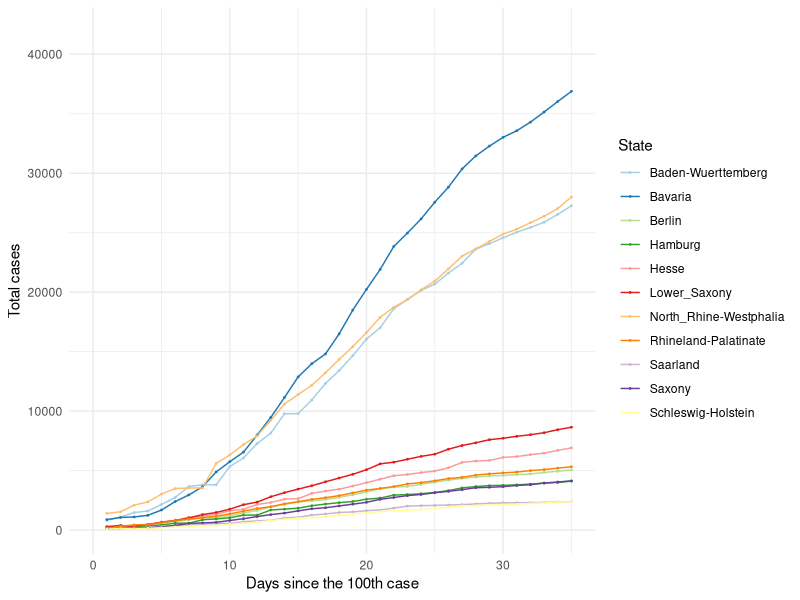
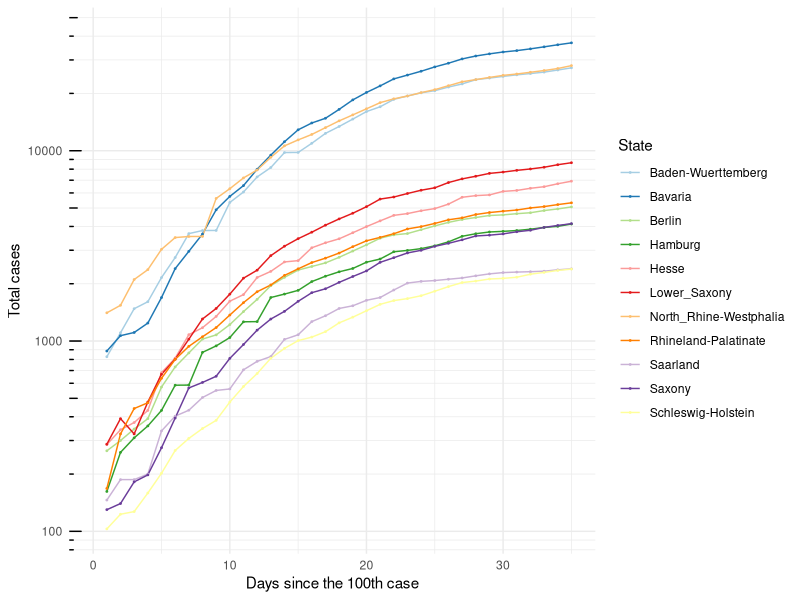
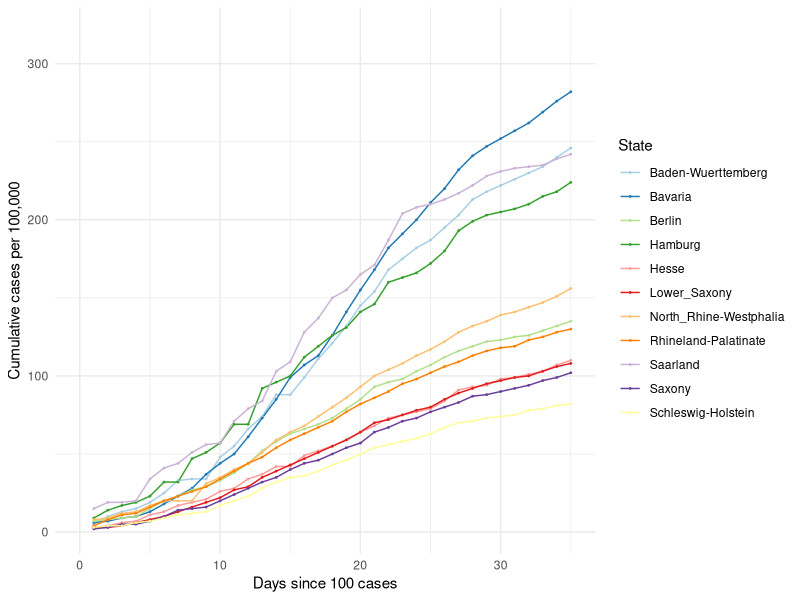
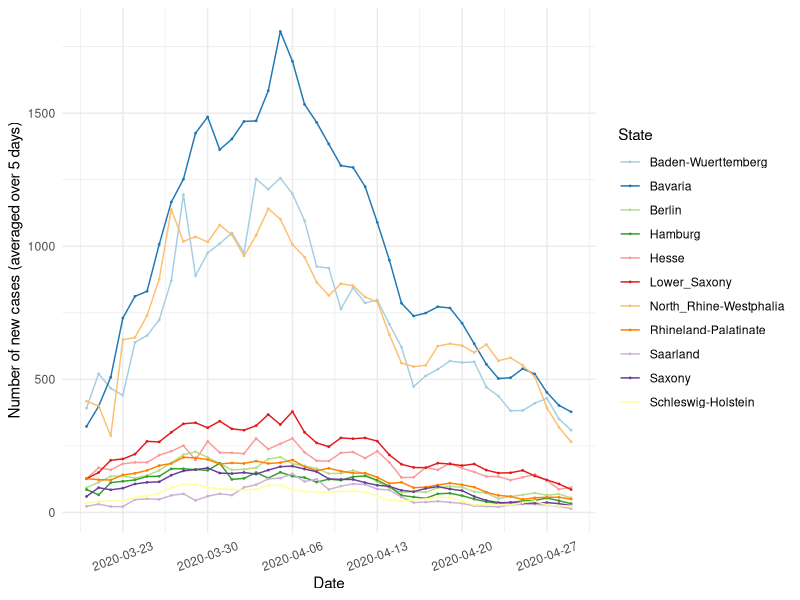
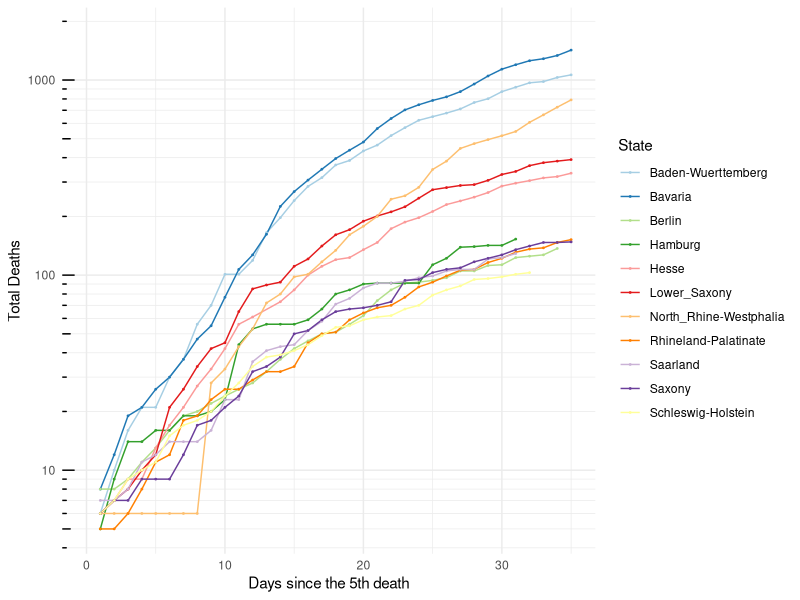

R code for these plots, in order: (Note: this script raises an error after producing the figures.)
## ---- chunk 1

knitr::opts_chunk$set(echo=TRUE, collapse = TRUE)

libload<-function(...) {
    libs<-unlist(list(...))
    req<-unlist(lapply(libs,require,character.only=TRUE))
    need<-libs[req==FALSE]
    if(length(need)>0){ 
        install.packages(need, repos = "https://ftp.fau.de/cran/")
        lapply(need, require, character.only=TRUE)
    }
}
packages <- c("data.table", "ggplot2", "dplyr", "stats", "RColorBrewer", "readr", "here", "scales")
libload(packages)


`%notin%` <- function(x,y) !(x %in% y) 
cumulative.cases <- read_csv(here("static", "data", "Germany10States.csv"))


## ---- chunk 2

## 10 States with the highest cumulative cases ##
#################################################

states.filter <- cumulative.cases[cumulative.cases$Days_100 >= 0,]
states.sel <- unique(states.filter$State)

# Choose all the data points for the selected countries starting from Days_100 > 0
states.final <- states.filter[states.filter$State %in% states.sel & states.filter$Days_100 > 0,]

# Plot 1 == Linear scale for total number of cases
cum.plot <- ggplot(data=states.final, aes(x=Days_100, y=Total_Cases, group=State, color=State)) +
            geom_line() + geom_point(size = 0.3) + scale_color_brewer(palette = 'Paired') +
            scale_x_continuous('Days since the 100th case', limits=c(0,35)) + scale_y_continuous("Total cases") + 
            #ggtitle('Linear scale') +
            theme_minimal()

print(cum.plot)

## ---- chunk 3

## Logarithmic scale ##
#######################

base_breaks <- function(n = 10){
  function(x) {
    axisTicks(log10(range(x, na.rm = TRUE)), log = TRUE, n = n)
  }
}

logbreaks <- 10^(-10:10)
logminor_breaks <- rep(1:9, 21)*(10^rep(-10:10, each=9))

cum.plot2 <- ggplot(data=states.final, aes(x=Days_100, y=Total_Cases, group=State, color=State)) +
  geom_line() + geom_point(size=0.3) + scale_color_brewer(palette = 'Paired') +
  scale_x_continuous(name='Days since the 100th case', limits=c(0,35)) + 
  scale_y_continuous(name="Total cases", trans = 'log10', breaks = logbreaks, minor_breaks = logminor_breaks) +
  annotation_logticks(sides="l") + 
  #ggtitle('Logarithmic scale') +
  theme_minimal()

print(cum.plot2)

## ---- chunk 4

# Plot 1 == Linear scale for total number of cases
per100.plot <- ggplot(data=states.final, aes(x=Days_100, y=Per100, group=State, color=State)) +
            geom_line() + geom_point(size = 0.3) + scale_color_brewer(palette = 'Paired') +
            scale_x_continuous('Days since 100 cases', limits=c(0,35)) + scale_y_continuous("Cumulative cases per 100,000") + 
            #ggtitle('Linear scale') +
            theme_minimal()

print(per100.plot)

## ---- chunk 5
#new.cases <- read_csv(here("static", "data", "GermanyNewCases10States.csv"))

new5days <- states.final[states.final$Avg_5days > 0,]
new5days$Dates <- as.Date(new5days$Dates)

newcase5.plot <- ggplot(data=new5days, aes(x=Dates, y=Avg_5days, group=State, color=State)) +
            geom_line() + geom_point(size = 0.3) + scale_color_brewer(palette = 'Paired') +
            scale_x_date(name='Date', labels=date_format('%Y-%m-%d')) + 
            scale_y_continuous(name="Number of new cases (averaged over 5 days)") + 
            #ggtitle('Linear scale') +
            theme_minimal() + theme(axis.text.x = element_text(angle=20, hjust=0.5, vjust=0.5))

print(newcase5.plot)
 
## ---- chunk 6
#num.deaths <- read_csv(here("static", "data", "GermanyTotalDeaths10States.csv"))

# Choose all the data points for the selected countries starting from Days_5 > 0
deaths.final <- states.final[states.final$DeathsDays_5 > 0,]

# Plot 1 == Linear scale for total number of cases
deaths.plot <- ggplot(data=deaths.final, aes(x=DeathsDays_5, y=Deaths, group=State, color=State)) +
   geom_line() + geom_point(size = 0.3) + scale_color_brewer(palette = 'Paired') +
   scale_x_continuous('Days since the 5th death', limits=c(0,35)) + 
   scale_y_continuous("Total Deaths", trans = 'log10', breaks = logbreaks, 
                      minor_breaks = logminor_breaks) +
   annotation_logticks(sides="l") + 
   #ggtitle('Linear scale') +
   theme_minimal()

print(deaths.plot)

## ---- chunk 7
#new.cases <- read_csv(here("static", "data", "GermanyNewCases10States.csv"))

states.final$Dates <- as.Date(states.final$Dates)
death5days <- states.final
death5days <- death5days[death5days$Dates >= as.Date('2020-03-20'),]

death5days.plot <- ggplot(data=death5days, aes(x=Dates, y=Death_5days, group=State, color=State)) +
            geom_line() + geom_point(size = 0.3) + scale_color_brewer(palette = 'Paired') +
            scale_x_date(name='Date', labels=date_format('%Y-%m-%d')) + 
            scale_y_continuous(name="Number of new deaths (averaged over 5 days)") + 
            #ggtitle('Linear scale') +
            theme_minimal() + theme(axis.text.x = element_text(angle=20, hjust=0.5, vjust=0.5))

print(death5days.plot)
 
